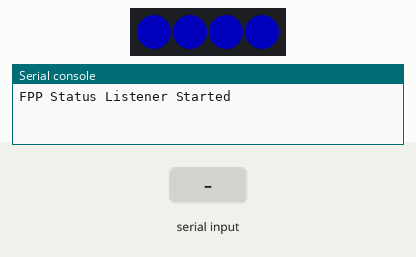
Recording of a program running on a simulated CircuitPython board. Parts: 4 RGB LEDs in strip order, left to right, the last lines printed to the serial console. The test bench sets the inputs (shaded band). Dim RGB values are drawn brighter than linear.

Above: at 1.2 s.
1.3 s: "R" typed at the serial console
At 1.45 s:
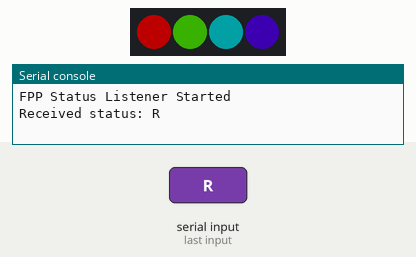
4.3 s: "E" typed at the serial console
At 4.8 s:
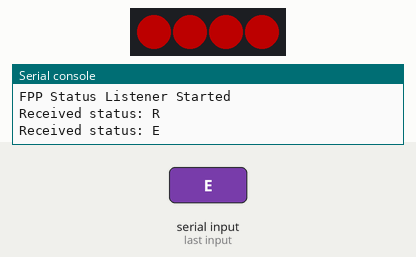
7.3 s: "P" typed at the serial console
At 8.5 s:
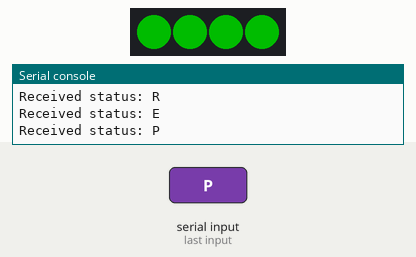
Timing chart, 0 to 10.3 s (numbered marks = the images above; inputs shaded):
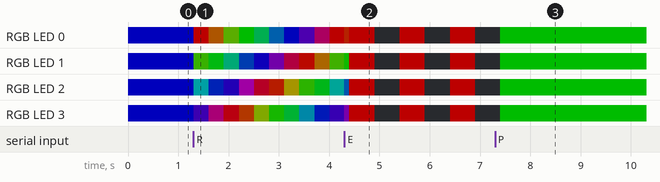

The program:

code.py
```python
import time
import board
import neopixel
import supervisor
import sys

# Setup NeoPixels
# Trinkey has 4 NeoPixels
pixel_pin = board.NEOPIXEL
num_pixels = 4
pixels = neopixel.NeoPixel(pixel_pin, num_pixels, brightness=0.3, auto_write=False)

# Colors
COLOR_IDLE = (0, 0, 255)      # Blue
COLOR_PLAYING = (0, 255, 0)   # Green
COLOR_STOPPED = (255, 0, 0)   # Red
COLOR_OFF = (0, 0, 0)         # Off

current_status = "I" # Default to Idle
last_check = 0

def set_color(color):
    pixels.fill(color)
    pixels.show()

def rainbow_cycle(wait):
    for j in range(255):
        for i in range(num_pixels):
            pixel_index = (i * 256 // num_pixels) + j
            pixels[i] = wheel(pixel_index & 255)
        pixels.show()
        time.sleep(wait)
        # Check for input during animation
        if supervisor.runtime.serial_bytes_available:
            return

def wheel(pos):
    # Input a value 0 to 255 to get a color value.
    # The colours are a transition r - g - b - back to r.
    if pos < 0 or pos > 255:
        return (0, 0, 0)
    if pos < 85:
        return (255 - pos * 3, pos * 3, 0)
    if pos < 170:
        pos -= 85
        return (0, 255 - pos * 3, pos * 3)
    pos -= 170
    return (pos * 3, 0, 255 - pos * 3)

print("FPP Status Listener Started")
set_color(COLOR_IDLE)

while True:
    # Check for serial input
    if supervisor.runtime.serial_bytes_available:
        try:
            # Read one byte
            input_char = sys.stdin.read(1)
            if input_char:
                current_status = input_char.strip()
                print(f"Received status: {current_status}")
        except Exception as e:
            print(f"Error reading serial: {e}")

    # Update LEDs based on status
    if current_status == "I": # Idle
        # Maybe a slow breathe or static blue
        set_color(COLOR_IDLE)
    elif current_status == "P": # Playing
        set_color(COLOR_PLAYING)
    elif current_status == "S": # Stopped
        set_color(COLOR_STOPPED)
    elif current_status == "E": # Error
        # Flash Red
        set_color(COLOR_STOPPED)
        time.sleep(0.5)
        set_color(COLOR_OFF)
        time.sleep(0.5)
        continue # Skip the main sleep
    elif current_status == "R": # Rainbow (Demo)
        rainbow_cycle(0.01)
    else:
        set_color(COLOR_OFF)

    time.sleep(0.1)
```
